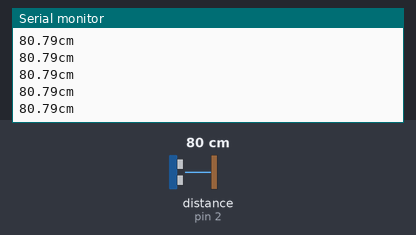
The sketch below on a simulated Arduino Uno, built with avr-gcc and run on an emulated ATmega328P. Parts: the last lines printed to the serial monitor. Wiring (inferred from the names in the program): ultrasonic range finder: trigger pin 3; echo pin 2. Inputs (shaded band) come from the test bench; at power-on: distance to the obstacle (sensor on pin 2) 80 cm. The echo pulse lasts 58.3 µs per cm.

Above: at 1.2 s.
1.3 s: distance to the obstacle (sensor on pin 2) set to 120 cm
At 1.49 s:
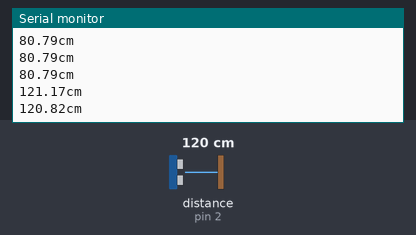
4.3 s: distance to the obstacle (sensor on pin 2) set to 2 cm
At 4.3 s:
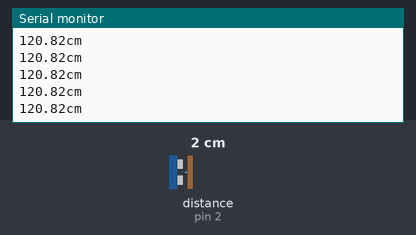
Timing chart, 0 to 7.3 s (numbered marks = the images above; inputs shaded):
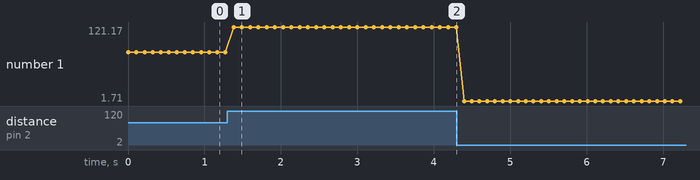

Measured:
- after the input at 1.3 s, the serial monitor: prints a new line after 0.08 s (image 1)
- plotted number 1: 80.79 → 120.82 after the input at 1.3 s, 120.82 → 1.71 after the input at 4.3 s

The sketch:

ultrasonic_hc-sr04.ino
```cpp
#define ECHOPIN 2
#define TRIGPIN 3

void setup()
{
Serial.begin(9600);
pinMode(ECHOPIN, INPUT);
pinMode(TRIGPIN, OUTPUT);

}


void loop()
{
  digitalWrite(TRIGPIN, LOW);
  delayMicroseconds(2);
  digitalWrite(TRIGPIN, HIGH);
  delayMicroseconds(10);
  digitalWrite(TRIGPIN, LOW);

  float distance = pulseIn(ECHOPIN, HIGH);
  distance= distance*0.017315f;

  Serial.print(distance);
  Serial.print("cm\n");
  delay(100);
}
```
